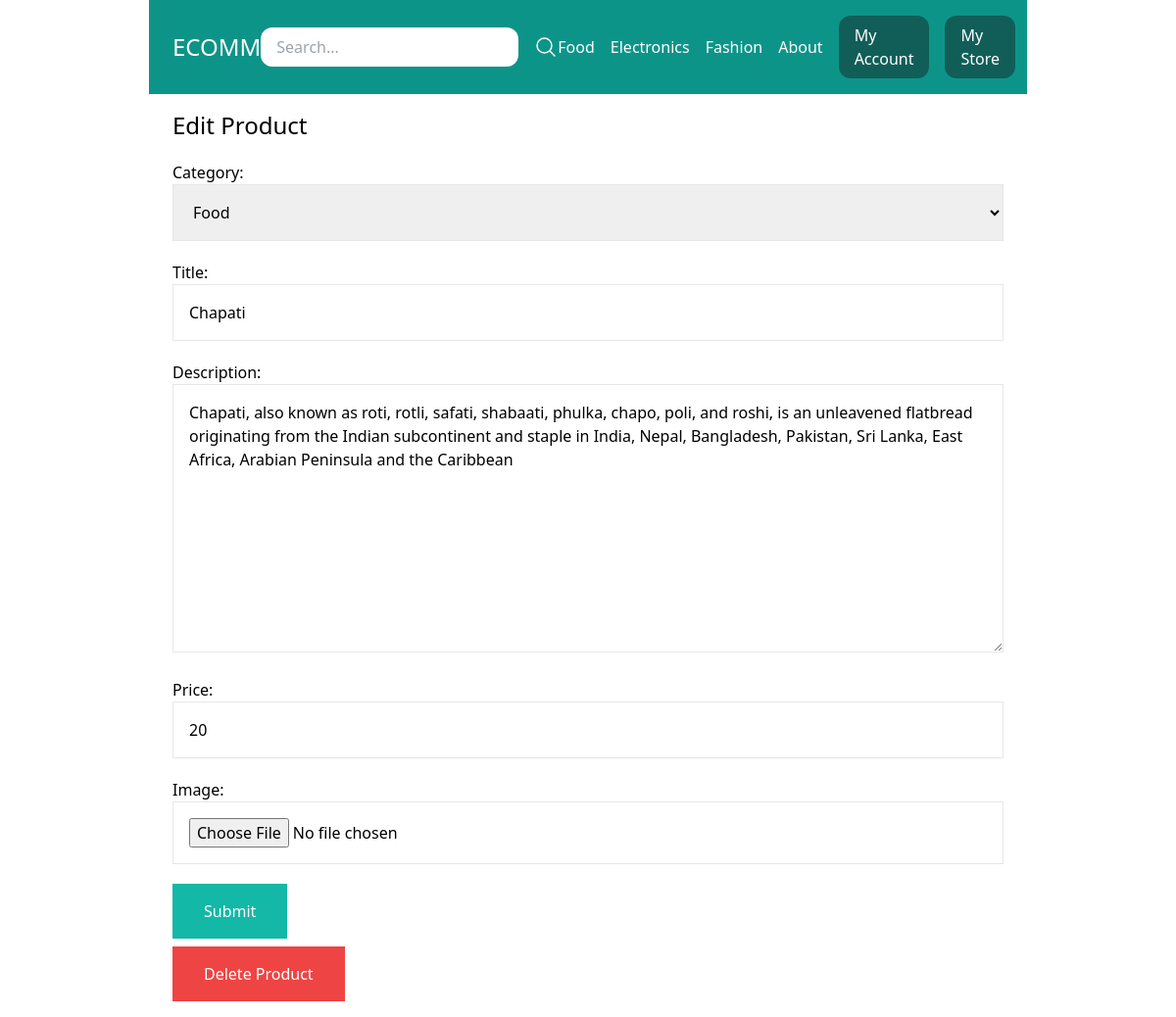
Screenshot of /my-store/edit-product/5/ (signed in) with the database file from the repository.
### store/models.py (models this page shows, shortened)
class Category(models.Model):
    title = models.CharField(max_length=50)
    slug = models.SlugField(max_length=50)
    class Meta:
        verbose_name_plural = 'Categories'
    def __str__(self):
        return self.title

class Product(models.Model):
    category = models.ForeignKey(Category, related_name='products', on_delete=models.CASCADE)
    user = models.ForeignKey(User, related_name='products', on_delete=models.CASCADE)
    title = models.CharField(max_length=50)
    slug = models.SlugField(max_length=50)
    description = models.TextField(max_length=300, blank=True, null=True)
    price = models.IntegerField()
    image = models.ImageField(upload_to='uploads/product_images/', blank=True, null=True)
    created_at = models.DateTimeField(auto_now_add=True)
    updated_at = models.DateTimeField(auto_now=True)
    DRAFT = 'draft'
    WAITING_APPROVAL = 'waiting_approval'
    ACTIVE = 'active'
    DELETED = 'deleted'
    STATUS_CHOICES = (
        (DRAFT, 'Draft'),
        (WAITING_APPROVAL, 'Waiting Approval'),
        (ACTIVE, 'Active'),
        (DELETED, 'Deleted'),
    )
    status = models.CharField(max_length=50, choices=STATUS_CHOICES, default=ACTIVE)
    class Meta:
        ordering = ('-created_at', )

### userprofile/views.py (the view)
# urls.py: path('my-store/edit-product/<int:pk>/', views.editProduct, name='edit_product'),
@login_required
def editProduct(request, pk):
    product = Product.objects.filter(user=request.user).get(pk=pk)
    if request.method == 'POST':
        form = ProductForm(request.POST, request.FILES, instance=product)
        if form.is_valid():
            form.save()
            messages.success(request, "Product saved successfully")
            return redirect('my_store')
    else:
        form = ProductForm(instance=product)
    return render(request, 'userprofile/add_product.html', {
        'title': 'Edit Product',
        'product': product,
        'form': form
        })

### store/forms.py
class ProductForm(forms.ModelForm):
    class Meta:
        model = Product
        fields = ('category', 'title', 'description', 'price', 'image', )
        widgets = {
            'category': forms.Select(attrs={
                'class': 'w-full p-4 border border-gray-200'
            }),
            'title': forms.TextInput(attrs={
                'class': 'w-full p-4 border border-gray-200'
            }),
            'description': forms.Textarea(attrs={
                'class': 'w-full p-4 border border-gray-200'
            }),
            'price': forms.TextInput(attrs={
                'class': 'w-full p-4 border border-gray-200'
            }),
            'image': forms.FileInput(attrs={
                'class': 'w-full p-4 border border-gray-200'
            })
        }

### store/templatetags/menu.py (called while the page is built)
@register.inclusion_tag('core/menu.html')
def menu():
    categories  = Category.objects.all()
    return {'categories': categories}

### userprofile/templates/userprofile/add_product.html (shortened to what this page needs)
{% extends 'core/base.html' %}
{% block content %}
    <h1 class="text-2xl">{{title}}</h1>
    <form method="post" action="." enctype="multipart/form-data" class="space-y-5">
        {{form.as_p}}
        <button class="py-4 px-8 bg-teal-500 text-white hover:bg-teal-800">Submit</button>
    </form>
    {% if product %}
        <a href="{% url 'delete_product' product.id %}" class="mt-2 inline-block py-4 px-8 bg-red-500 text-white">Delete Product</a></div>
    {% endif %}
{% endblock %}

### core/templates/core/menu.html
{% for category in categories %}
    <a href="{% url 'category_detail' category.slug %}" class="text-white">{{category.title}}</a>
{% endfor %}
<a href="{% url 'aboutpage' %}" class="text-white">About</a>

### rows the page displays
Category: title "Food", title "Chapati"
Category: title "Electronics"
Category: title "Fashion"
Product: category "Food", description "Chapati, also known as roti, rotli, safati, shabaati, phulka, chapo, poli, and roshi, is an unleavened flatbread originating from the Indian subcontinent and staple in India, Nepal, Bangladesh, Pakistan, Sri Lanka, East Africa, Arabian Peninsula and the Caribbean", price "20"

### other values shown
{{ title }} "Edit Product"
